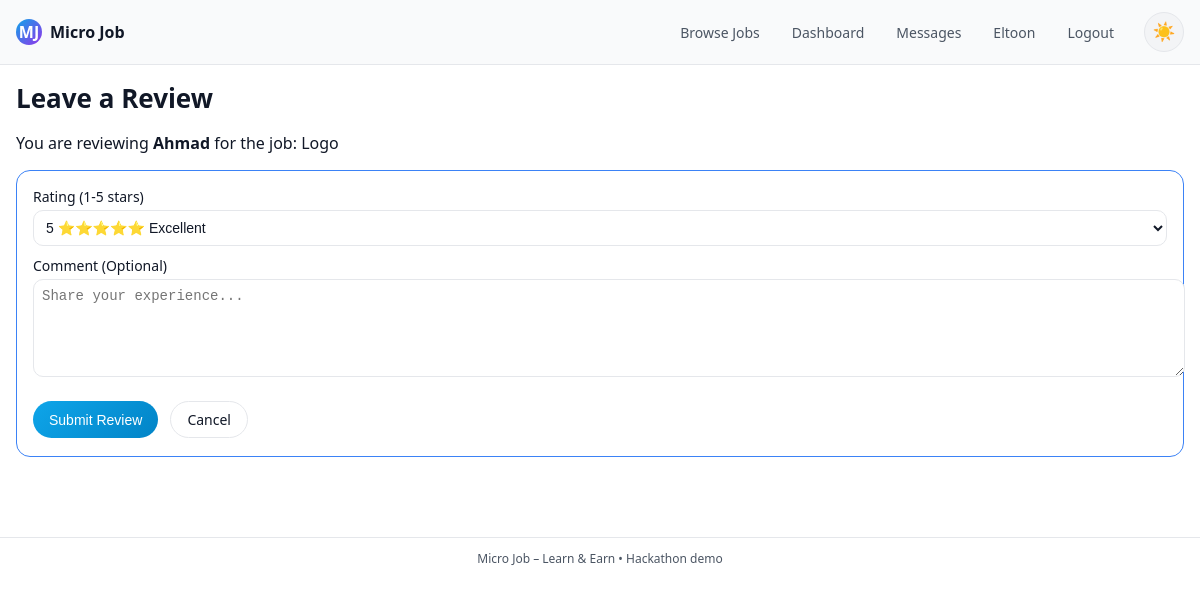
The page /task/4/review (signed in) on the database its author committed.
### app.py (models this page shows, shortened)
class User(db.Model):
    id = db.Column(db.Integer, primary_key=True)
    name = db.Column(db.String(120), nullable=False)
    email = db.Column(db.String(120), unique=True, nullable=False)
    password_hash = db.Column(db.String(200), nullable=False)
    role = db.Column(db.String(20), nullable=False)
    skills = db.Column(db.String(200))
    bio = db.Column(db.Text)
    avatar = db.Column(db.String(200))
    location = db.Column(db.String(100))
    created_at = db.Column(db.DateTime, default=datetime.utcnow)
    tasks_posted = db.relationship('Task', backref='employer', foreign_keys='Task.employer_id')
    tasks_taken  = db.relationship('Task', backref='worker', foreign_keys='Task.worker_id')
    bids = db.relationship('Bid', backref='worker', lazy=True)
    reviews_received = db.relationship('Review', backref='reviewee', foreign_keys='Review.reviewee_id')
    reviews_given = db.relationship('Review', backref='reviewer', foreign_keys='Review.reviewer_id')
    sent_messages = db.relationship('Message', backref='sender', foreign_keys='Message.sender_id')
    received_messages = db.relationship('Message', backref='receiver', foreign_keys='Message.receiver_id')

class Task(db.Model):
    id = db.Column(db.Integer, primary_key=True)
    title = db.Column(db.String(200), nullable=False)
    description = db.Column(db.Text, nullable=False)
    budget_azn = db.Column(db.Float, nullable=False)
    category = db.Column(db.String(120))
    mode = db.Column(db.String(20))
    status = db.Column(db.String(20), default='open')
    created_at = db.Column(db.DateTime, default=datetime.utcnow)
    required_skill = db.Column(db.String(120))
    difficulty = db.Column(db.String(20))
    employer_id = db.Column(db.Integer, db.ForeignKey('user.id'))
    worker_id   = db.Column(db.Integer, db.ForeignKey('user.id'))
    accepted_bid_id = db.Column(db.Integer, db.ForeignKey('bid.id'), nullable=True)
    bids = db.relationship('Bid', primaryjoin='Task.id == Bid.task_id', backref='task', lazy=True, cascade='all, delete-orphan')
    accepted_bid = db.relationship('Bid', foreign_keys=[accepted_bid_id], uselist=False, post_update=True)
    reviews = db.relationship('Review', backref='task', lazy=True)

### app.py (the view, shortened to what this page needs)
@app.route('/task/<int:task_id>/review', methods=['GET', 'POST'])
def add_review(task_id):
    user = current_user()
    if not user:
        flash('Please log in to leave a review.', 'error')
        return redirect(url_for('login'))
    task = Task.query.get_or_404(task_id)
    if task.status != 'completed':
        flash('Task must be completed before leaving a review.', 'error')
        return redirect(url_for('task_detail', task_id=task_id))
    if user.id == task.employer_id:
        reviewee_id = task.worker_id
    elif user.id == task.worker_id:
        reviewee_id = task.employer_id
    else:
        flash('You can only review tasks you are involved in.', 'error')
        return redirect(url_for('task_detail', task_id=task_id))
    existing_review = Review.query.filter_by(
        task_id=task_id,
        reviewer_id=user.id
    ).first()
    if existing_review:
        flash('You have already reviewed this task.', 'error')
        return redirect(url_for('task_detail', task_id=task_id))
    reviewee = User.query.get(reviewee_id)
    return render_template('add_review.html', task=task, user=user, reviewee=reviewee)

### app.py (called while the page is built)
def current_user():
    if 'user_id' in session:
        return User.query.get(session['user_id'])
    return None

### templates/add_review.html (shortened to what this page needs)
{% extends "base.html" %}
{% block content %}
<h1>Leave a Review</h1>
<div class="review-info">
  <p>You are reviewing <strong>{{ reviewee.name }}</strong> for the job: <a href="{{ url_for('task_detail', task_id=task.id) }}">{{ task.title }}</a></p>
</div>
<form method="post" class="form-card">
  <label>
    Rating (1-5 stars)
    <select name="rating" required>
      <option value="5">5 ⭐⭐⭐⭐⭐ Excellent</option>
    </select>
  </label>
  <label>
    Comment (Optional)
    <textarea name="comment" rows="5" placeholder="Share your experience..."></textarea>
  </label>
  <div class="form-actions">
    <button type="submit" class="btn-primary">Submit Review</button>
    <a href="{{ url_for('task_detail', task_id=task.id) }}" class="btn-secondary">Cancel</a>
  </div>
</form>
{% endblock %}

### templates/base.html (shortened to what this page needs)
<!DOCTYPE html>
<html lang="en" data-theme="dark">
<head>
  <link rel="stylesheet" href="{{ url_for('static', filename='style.css') }}">
</head>
<body>
  <header class="topbar">
    <div class="logo">
      <span class="logo-mark">MJ</span>
      <span class="logo-text">Micro Job</span>
    </div>
    <nav class="nav-links">
      <a href="{{ url_for('index') }}">Browse Jobs</a>
      {% if user %}
        <a href="{{ url_for('dashboard') }}">Dashboard</a>
        <a href="{{ url_for('messages') }}">Messages</a>
        <a href="{{ url_for('profile', user_id=user.id) }}">{{ user.name }}</a>
        <a href="{{ url_for('logout') }}">Logout</a>
      {% else %}
        <a href="{{ url_for('login') }}">Login</a>
        <a href="{{ url_for('register') }}">Sign Up</a>
      {% endif %}
      <button class="theme-toggle" id="theme-toggle" aria-label="Toggle theme">
        <span id="theme-icon">🌙</span>
      </button>
    </nav>
  </header>
  <main class="container">
    {% block content %}{% endblock %}
  </main>
  <footer class="footer">
    <span>Micro Job – Learn &amp; Earn • Hackathon demo</span>
  </footer>
</body>
</html>

### static/style.css (style rules this page uses)
:root { --bg-primary: #020617; --bg-secondary: #0f172a; --bg-tertiary: #1f2937; --text-primary: #e5e7eb; --text-secondary: #9ca3af; --text-tertiary: #6b7280; --border-color: #1f2937; --accent-primary: #38bdf8; --accent-secondary: #0ea5e9; --accent-purple: #a855f7; --accent-purple-dark: #7c3aed; --success: #22c55e; --warning: #fbbf24; --error: #ef4444; --card-bg: #020617; --card-border: #1d4ed8; --hover-bg: rgba(56, 189, 248, 0.05); --shadow: rgba(56, 189, 248, 0.1); }
[data-theme="light"] { --bg-primary: #ffffff; --bg-secondary: #f9fafb; --bg-tertiary: #f3f4f6; --text-primary: #111827; --text-secondary: #4b5563; --text-tertiary: #6b7280; --border-color: #e5e7eb; --accent-primary: #0ea5e9; --accent-secondary: #0284c7; --accent-purple: #9333ea; --accent-purple-dark: #7c3aed; --success: #16a34a; --warning: #eab308; --error: #dc2626; --card-bg: #ffffff; --card-border: #3b82f6; --hover-bg: rgba(14, 165, 233, 0.1); --shadow: rgba(0, 0, 0, 0.1); }
body { margin: 0; font-family: system-ui, -apple-system, BlinkMacSystemFont, "Segoe UI", sans-serif; background: var(--bg-primary); color: var(--text-primary); transition: background-color 0.3s ease, color 0.3s ease; }
a { color: inherit; text-decoration: none; }
.container { max-width: 960px; margin: 80px auto 40px; padding: 0 16px 40px; }
.topbar { position: fixed; top: 0; left: 0; right: 0; height: 64px; background: var(--bg-secondary); border-bottom: 1px solid var(--border-color); display: flex; align-items: center; justify-content: space-between; padding: 0 16px; z-index: 10; transition: background-color 0.3s ease, border-color 0.3s ease; }
.logo { display: flex; align-items: center; gap: 8px; }
.logo-mark { width: 26px; height: 26px; border-radius: 999px; background: linear-gradient(135deg, var(--accent-primary), var(--accent-purple)); display: flex; align-items: center; justify-content: center; font-weight: 700; font-size: 16px; color: var(--bg-primary); }
.logo-text { font-weight: 600; font-size: 16px; }
.nav-links { display: flex; align-items: center; gap: 12px; font-size: 14px; }
.nav-links a { padding: 6px 10px; border-radius: 999px; color: var(--text-secondary); transition: all 0.2s ease; }
.theme-toggle { background: var(--bg-tertiary); border: 1px solid var(--border-color); border-radius: 999px; width: 40px; height: 40px; display: flex; align-items: center; justify-content: center; cursor: pointer; transition: all 0.3s ease; margin-left: 8px; color: var(--text-primary); font-size: 18px; }
h1 { font-size: 26px; margin-bottom: 12px; }
.task-detail-card, .form-card, .learn-card { background: var(--card-bg); border-radius: 14px; border: 1px solid var(--card-border); padding: 16px 16px 18px; transition: all 0.3s ease; }
.form-card label { display: block; margin-bottom: 10px; font-size: 14px; }
.form-card input, .form-card textarea, .form-card select { width: 100%; margin-top: 4px; background: var(--bg-primary); border-radius: 10px; border: 1px solid var(--border-color); padding: 8px; color: var(--text-primary); font-size: 14px; transition: all 0.2s ease; }
.btn-primary, .btn-secondary { border-radius: 999px; padding: 8px 16px; border: none; cursor: pointer; font-size: 14px; }
.btn-primary { background: linear-gradient(135deg, var(--accent-primary), var(--accent-secondary)); color: var(--bg-primary); transition: all 0.3s ease; }
.btn-secondary { background: var(--bg-primary); color: var(--text-primary); border: 1px solid var(--border-color); transition: all 0.3s ease; }
.footer { border-top: 1px solid var(--border-color); padding: 12px 16px 18px; font-size: 12px; color: var(--text-secondary); text-align: center; background: var(--bg-primary); transition: all 0.3s ease; }
.container { max-width: 1200px; }
.form-actions { display: flex; gap: 12px; margin-top: 20px; }

### rows shown on the page
User: name "Eltoon"
User: name "Ahmad"
Task: title "Logo"
